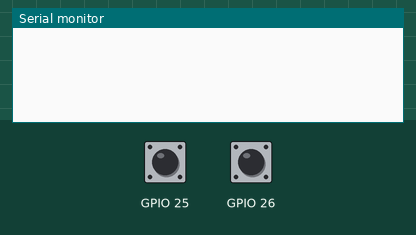
This sketch was run on a simulated ESP32. On the bench: the last lines printed to the serial monitor. The test bench sets the inputs (shaded band); at power-on: GPIO 25 HIGH, GPIO 26 HIGH.

Above: at 1.2 s.
1.3 s: GPIO 25 pulled LOW for 0.15 s
At 1.8 s:
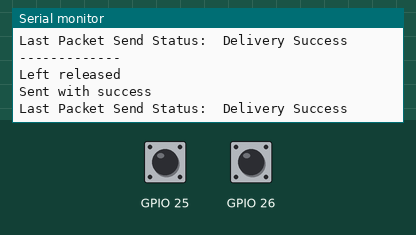
2.9 s: GPIO 26 pulled LOW for 0.15 s
At 4.1 s:
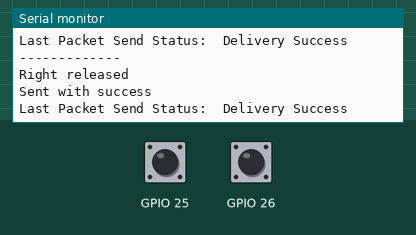

The sketch:

ESP_NOW_Sender.ino
```cpp
#include <esp_now.h>
#include <WiFi.h>


bool leftClick;
bool rightClick;
bool rightRel;
bool leftRel;

bool sendData;

// REPLACE WITH YOUR RECEIVER MAC Address
uint8_t broadcastAddress[] = {0xA0, 0x76, 0x4E, 0x43, 0xC9, 0x48};
//uint8_t broadcastAddress[] = {0xA0, 0x76, 0x4E, 0x40, 0x11, 0xDC};

// Structure example to send data
// Must match the receiver structure
typedef struct struct_message {
  bool swLeft;
  bool swRight;
  bool swLeftRel;
  bool swRightRel;
} struct_message;

// Create a struct_message called myData
struct_message myData;

esp_now_peer_info_t peerInfo;

// callback when data is sent
void OnDataSent(const uint8_t *mac_addr, esp_now_send_status_t status) {
  Serial.print("\r\nLast Packet Send Status:\t");
  Serial.println(status == ESP_NOW_SEND_SUCCESS ? "Delivery Success" : "Delivery Fail");
}

void setup() {
  // Init Serial Monitor
  Serial.begin(115200);
  pinMode(25, INPUT_PULLUP);
  pinMode(26, INPUT_PULLUP);

  // Set device as a Wi-Fi Station
  WiFi.mode(WIFI_STA);

  // Init ESP-NOW
  if (esp_now_init() != ESP_OK) {
    Serial.println("Error initializing ESP-NOW");
    return;
  }

  // Once ESPNow is successfully Init, we will register for Send CB to
  // get the status of Trasnmitted packet
  esp_now_register_send_cb(OnDataSent);

  // Register peer
  memcpy(peerInfo.peer_addr, broadcastAddress, 6);
  peerInfo.channel = 0;
  peerInfo.encrypt = false;

  // Add peer
  if (esp_now_add_peer(&peerInfo) != ESP_OK) {
    Serial.println("Failed to add peer");
    return;
  }

  sendData = false;
  rightRel = true;
  leftRel = true;
}

void loop() {

  leftClick = !digitalRead(25);
  rightClick = !digitalRead(26);


  if (leftClick && leftRel)
  {
    Serial.println();
    Serial.println("-------------");
    Serial.println("Left clicked");
    myData.swLeft = true;
    myData.swLeftRel=false;
    leftRel = false;
    sendData = true;
  }

  if (!leftClick && !leftRel)
  {
    Serial.println();
    Serial.println("-------------");
    Serial.println("Left released");
    myData.swLeftRel = true;
    myData.swLeft=false;
    leftRel = true;
    sendData = true;
  }

  if (rightClick && rightRel)
  {
    Serial.println();
    Serial.println("-------------");
    Serial.println("Right clicked");
    myData.swRight = true;
    myData.swRightRel=false;
    rightRel = false;
    sendData = true;
  }

  if (!rightClick && !rightRel)
  {
    Serial.println();
    Serial.println("-------------");
    Serial.println("Right released");
    myData.swRightRel = true;
    myData.swRight=false;
    rightRel = true;
    sendData = true;
  }

  // Send message via ESP-NOW
  if (sendData)
  {
    esp_err_t result = esp_now_send(broadcastAddress, (uint8_t *) &myData, sizeof(myData));
    if (result == ESP_OK) {
      Serial.print("Sent with success");
    }
    else {
      Serial.print("Error sending the data");
    }
    sendData = false;
  }
  delay(10);
}
```

Measured:
- after the input at 1.3 s, the serial monitor: prints a new line at once (image 1)
- after the input at 2.9 s, the serial monitor: prints a new line at once (image 2)
